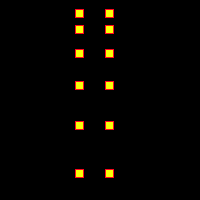
Frame 1 (no input)
Frame 60 (the mouse pressed at the canvas centre just before this capture): identical to frame 1, image omitted
Frame 120 (the mouse held since frame 60 and released just before this capture): identical to frame 1, image omitted

The Processing sketch that drew this single still picture (run headless with seeded random() and noise(); from frame 60 on, the mouse is pressed at the canvas centre):

// Processing sketch: processing_93120
// ── processing_93120.pde

void setup() {
  size (200, 200);
  background (0);
}
void draw() {
    int y=3;
    stroke (255, 8,28);
    fill (y*83, y+253,8);
  while (y<=255) {
    rect (75, y*y, 8, 8);
     rect (105, y*y, 8, 8);
       
y=y+2;
  }
}
